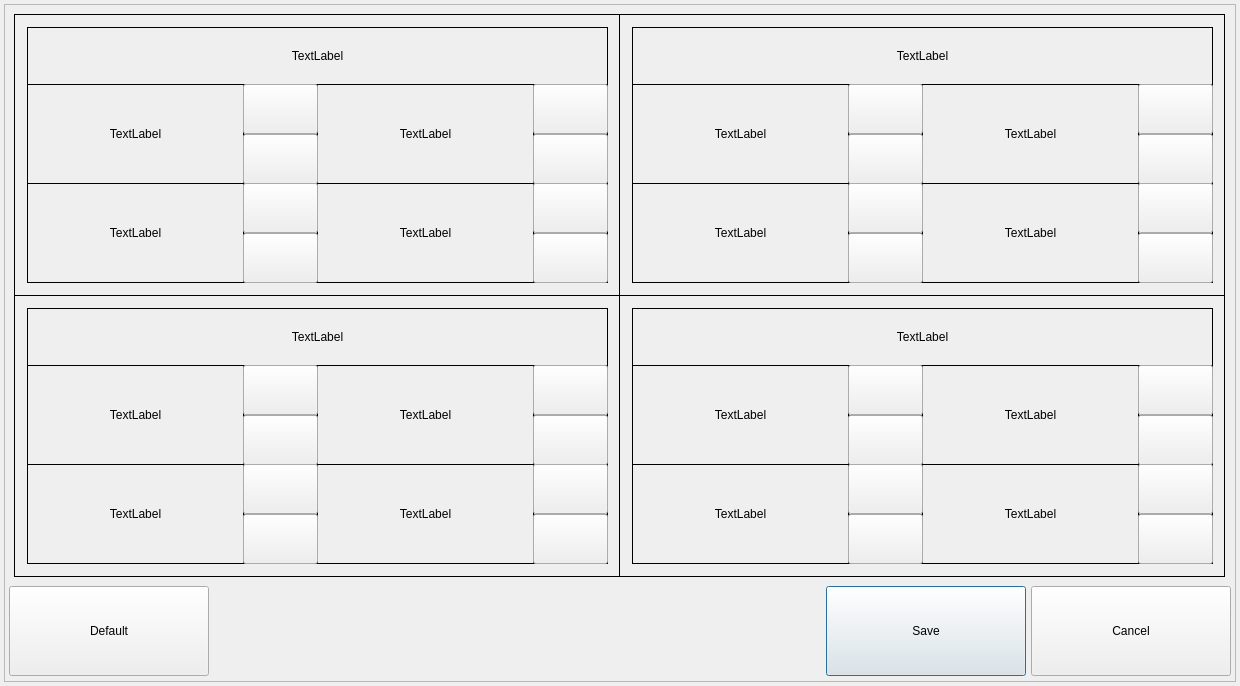
<?xml version="1.0" encoding="UTF-8"?>
<ui version="4.0">
 <class>TriggerInputDialog</class>
 <widget class="QDialog" name="TriggerInputDialog">
  <property name="geometry">
   <rect>
    <x>0</x>
    <y>0</y>
    <width>1240</width>
    <height>686</height>
   </rect>
  </property>
  <property name="windowTitle">
   <string>TRIGGER INPUT PROPERTY</string>
  </property>
  <widget class="QFrame" name="frame">
   <property name="geometry">
    <rect>
     <x>4</x>
     <y>4</y>
     <width>1232</width>
     <height>678</height>
    </rect>
   </property>
   <property name="maximumSize">
    <size>
     <width>16777215</width>
     <height>16777215</height>
    </size>
   </property>
   <property name="frameShape">
    <enum>QFrame::StyledPanel</enum>
   </property>
   <property name="frameShadow">
    <enum>QFrame::Raised</enum>
   </property>
   <widget class="QPushButton" name="buttonSave">
    <property name="geometry">
     <rect>
      <x>822</x>
      <y>582</y>
      <width>200</width>
      <height>90</height>
     </rect>
    </property>
    <property name="text">
     <string>Save</string>
    </property>
   </widget>
   <widget class="QPushButton" name="buttonClose">
    <property name="geometry">
     <rect>
      <x>1027</x>
      <y>582</y>
      <width>200</width>
      <height>90</height>
     </rect>
    </property>
    <property name="text">
     <string>Cancel</string>
    </property>
   </widget>
   <widget class="QPushButton" name="buttonDefault">
    <property name="geometry">
     <rect>
      <x>5</x>
      <y>582</y>
      <width>200</width>
      <height>90</height>
     </rect>
    </property>
    <property name="text">
     <string>Default</string>
    </property>
   </widget>
   <widget class="QLabel" name="label1">
    <property name="geometry">
     <rect>
      <x>10</x>
      <y>10</y>
      <width>606</width>
      <height>282</height>
     </rect>
    </property>
    <property name="frameShape">
     <enum>QFrame::Box</enum>
    </property>
    <property name="text">
     <string/>
    </property>
   </widget>
   <widget class="QLabel" name="labelTrigger1">
    <property name="geometry">
     <rect>
      <x>23</x>
      <y>23</y>
      <width>581</width>
      <height>58</height>
     </rect>
    </property>
    <property name="frameShape">
     <enum>QFrame::Box</enum>
    </property>
    <property name="text">
     <string>TextLabel</string>
    </property>
    <property name="alignment">
     <set>Qt::AlignCenter</set>
    </property>
   </widget>
   <widget class="QLabel" name="label2">
    <property name="geometry">
     <rect>
      <x>615</x>
      <y>10</y>
      <width>606</width>
      <height>282</height>
     </rect>
    </property>
    <property name="frameShape">
     <enum>QFrame::Box</enum>
    </property>
    <property name="text">
     <string/>
    </property>
   </widget>
   <widget class="QLabel" name="label3">
    <property name="geometry">
     <rect>
      <x>10</x>
      <y>291</y>
      <width>606</width>
      <height>282</height>
     </rect>
    </property>
    <property name="frameShape">
     <enum>QFrame::Box</enum>
    </property>
    <property name="text">
     <string/>
    </property>
   </widget>
   <widget class="QLabel" name="label4">
    <property name="geometry">
     <rect>
      <x>615</x>
      <y>291</y>
      <width>606</width>
      <height>282</height>
     </rect>
    </property>
    <property name="frameShape">
     <enum>QFrame::Box</enum>
    </property>
    <property name="text">
     <string/>
    </property>
   </widget>
   <widget class="QLabel" name="labelSource1">
    <property name="geometry">
     <rect>
      <x>23</x>
      <y>80</y>
      <width>217</width>
      <height>100</height>
     </rect>
    </property>
    <property name="frameShape">
     <enum>QFrame::Box</enum>
    </property>
    <property name="text">
     <string>TextLabel</string>
    </property>
    <property name="alignment">
     <set>Qt::AlignCenter</set>
    </property>
   </widget>
   <widget class="QLabel" name="label1_1">
    <property name="geometry">
     <rect>
      <x>239</x>
      <y>80</y>
      <width>75</width>
      <height>51</height>
     </rect>
    </property>
    <property name="frameShape">
     <enum>QFrame::Box</enum>
    </property>
    <property name="text">
     <string/>
    </property>
   </widget>
   <widget class="QLabel" name="label1_2">
    <property name="geometry">
     <rect>
      <x>239</x>
      <y>130</y>
      <width>75</width>
      <height>50</height>
     </rect>
    </property>
    <property name="frameShape">
     <enum>QFrame::Box</enum>
    </property>
    <property name="text">
     <string/>
    </property>
   </widget>
   <widget class="QLabel" name="labelPriority1">
    <property name="geometry">
     <rect>
      <x>23</x>
      <y>179</y>
      <width>217</width>
      <height>100</height>
     </rect>
    </property>
    <property name="frameShape">
     <enum>QFrame::Box</enum>
    </property>
    <property name="text">
     <string>TextLabel</string>
    </property>
    <property name="alignment">
     <set>Qt::AlignCenter</set>
    </property>
   </widget>
   <widget class="QLabel" name="label1_3">
    <property name="geometry">
     <rect>
      <x>239</x>
      <y>179</y>
      <width>75</width>
      <height>51</height>
     </rect>
    </property>
    <property name="frameShape">
     <enum>QFrame::Box</enum>
    </property>
    <property name="text">
     <string/>
    </property>
   </widget>
   <widget class="QLabel" name="label1_4">
    <property name="geometry">
     <rect>
      <x>239</x>
      <y>229</y>
      <width>75</width>
      <height>50</height>
     </rect>
    </property>
    <property name="frameShape">
     <enum>QFrame::Box</enum>
    </property>
    <property name="text">
     <string/>
    </property>
   </widget>
   <widget class="QLabel" name="labelDelay1">
    <property name="geometry">
     <rect>
      <x>313</x>
      <y>80</y>
      <width>217</width>
      <height>100</height>
     </rect>
    </property>
    <property name="frameShape">
     <enum>QFrame::Box</enum>
    </property>
    <property name="text">
     <string>TextLabel</string>
    </property>
    <property name="alignment">
     <set>Qt::AlignCenter</set>
    </property>
   </widget>
   <widget class="QLabel" name="label1_5">
    <property name="geometry">
     <rect>
      <x>529</x>
      <y>80</y>
      <width>75</width>
      <height>51</height>
     </rect>
    </property>
    <property name="frameShape">
     <enum>QFrame::Box</enum>
    </property>
    <property name="text">
     <string/>
    </property>
   </widget>
   <widget class="QLabel" name="label1_6">
    <property name="geometry">
     <rect>
      <x>529</x>
      <y>130</y>
      <width>75</width>
      <height>50</height>
     </rect>
    </property>
    <property name="frameShape">
     <enum>QFrame::Box</enum>
    </property>
    <property name="text">
     <string/>
    </property>
   </widget>
   <widget class="QLabel" name="label1_7">
    <property name="geometry">
     <rect>
      <x>529</x>
      <y>179</y>
      <width>75</width>
      <height>51</height>
     </rect>
    </property>
    <property name="frameShape">
     <enum>QFrame::Box</enum>
    </property>
    <property name="text">
     <string/>
    </property>
   </widget>
   <widget class="QLabel" name="label1_8">
    <property name="geometry">
     <rect>
      <x>529</x>
      <y>229</y>
      <width>75</width>
      <height>50</height>
     </rect>
    </property>
    <property name="frameShape">
     <enum>QFrame::Box</enum>
    </property>
    <property name="text">
     <string/>
    </property>
   </widget>
   <widget class="QLabel" name="labelAudio1">
    <property name="geometry">
     <rect>
      <x>313</x>
      <y>179</y>
      <width>217</width>
      <height>100</height>
     </rect>
    </property>
    <property name="frameShape">
     <enum>QFrame::Box</enum>
    </property>
    <property name="text">
     <string>TextLabel</string>
    </property>
    <property name="alignment">
     <set>Qt::AlignCenter</set>
    </property>
   </widget>
   <widget class="QPushButton" name="buttonSource1Up">
    <property name="geometry">
     <rect>
      <x>239</x>
      <y>80</y>
      <width>75</width>
      <height>50</height>
     </rect>
    </property>
    <property name="text">
     <string/>
    </property>
   </widget>
   <widget class="QPushButton" name="buttonSource1Down">
    <property name="geometry">
     <rect>
      <x>239</x>
      <y>130</y>
      <width>75</width>
      <height>50</height>
     </rect>
    </property>
    <property name="text">
     <string/>
    </property>
   </widget>
   <widget class="QPushButton" name="buttonPriority1Up">
    <property name="geometry">
     <rect>
      <x>239</x>
      <y>179</y>
      <width>75</width>
      <height>50</height>
     </rect>
    </property>
    <property name="text">
     <string/>
    </property>
   </widget>
   <widget class="QPushButton" name="buttonPriority1Down">
    <property name="geometry">
     <rect>
      <x>239</x>
      <y>229</y>
      <width>75</width>
      <height>50</height>
     </rect>
    </property>
    <property name="text">
     <string/>
    </property>
   </widget>
   <widget class="QPushButton" name="buttonDelay1Up">
    <property name="geometry">
     <rect>
      <x>529</x>
      <y>80</y>
      <width>75</width>
      <height>50</height>
     </rect>
    </property>
    <property name="text">
     <string/>
    </property>
   </widget>
   <widget class="QPushButton" name="buttonDelay1Down">
    <property name="geometry">
     <rect>
      <x>529</x>
      <y>130</y>
      <width>75</width>
      <height>50</height>
     </rect>
    </property>
    <property name="text">
     <string/>
    </property>
   </widget>
   <widget class="QPushButton" name="buttonAudio1Up">
    <property name="geometry">
     <rect>
      <x>529</x>
      <y>179</y>
      <width>75</width>
      <height>50</height>
     </rect>
    </property>
    <property name="text">
     <string/>
    </property>
   </widget>
   <widget class="QPushButton" name="buttonAudio1Down">
    <property name="geometry">
     <rect>
      <x>529</x>
      <y>229</y>
      <width>75</width>
      <height>50</height>
     </rect>
    </property>
    <property name="text">
     <string/>
    </property>
   </widget>
   <widget class="QLabel" name="labelTrigger2">
    <property name="geometry">
     <rect>
      <x>628</x>
      <y>23</y>
      <width>581</width>
      <height>58</height>
     </rect>
    </property>
    <property name="frameShape">
     <enum>QFrame::Box</enum>
    </property>
    <property name="text">
     <string>TextLabel</string>
    </property>
    <property name="alignment">
     <set>Qt::AlignCenter</set>
    </property>
   </widget>
   <widget class="QLabel" name="labelSource2">
    <property name="geometry">
     <rect>
      <x>628</x>
      <y>80</y>
      <width>217</width>
      <height>100</height>
     </rect>
    </property>
    <property name="frameShape">
     <enum>QFrame::Box</enum>
    </property>
    <property name="text">
     <string>TextLabel</string>
    </property>
    <property name="alignment">
     <set>Qt::AlignCenter</set>
    </property>
   </widget>
   <widget class="QLabel" name="label2_1">
    <property name="geometry">
     <rect>
      <x>844</x>
      <y>80</y>
      <width>75</width>
      <height>51</height>
     </rect>
    </property>
    <property name="frameShape">
     <enum>QFrame::Box</enum>
    </property>
    <property name="text">
     <string/>
    </property>
   </widget>
   <widget class="QLabel" name="label2_2">
    <property name="geometry">
     <rect>
      <x>844</x>
      <y>130</y>
      <width>75</width>
      <height>50</height>
     </rect>
    </property>
    <property name="frameShape">
     <enum>QFrame::Box</enum>
    </property>
    <property name="text">
     <string/>
    </property>
   </widget>
   <widget class="QLabel" name="labelDelay2">
    <property name="geometry">
     <rect>
      <x>918</x>
      <y>80</y>
      <width>217</width>
      <height>100</height>
     </rect>
    </property>
    <property name="frameShape">
     <enum>QFrame::Box</enum>
    </property>
    <property name="text">
     <string>TextLabel</string>
    </property>
    <property name="alignment">
     <set>Qt::AlignCenter</set>
    </property>
   </widget>
   <widget class="QLabel" name="labelPriority2">
    <property name="geometry">
     <rect>
      <x>628</x>
      <y>179</y>
      <width>217</width>
      <height>100</height>
     </rect>
    </property>
    <property name="frameShape">
     <enum>QFrame::Box</enum>
    </property>
    <property name="text">
     <string>TextLabel</string>
    </property>
    <property name="alignment">
     <set>Qt::AlignCenter</set>
    </property>
   </widget>
   <widget class="QLabel" name="label2_3">
    <property name="geometry">
     <rect>
      <x>844</x>
      <y>179</y>
      <width>75</width>
      <height>51</height>
     </rect>
    </property>
    <property name="frameShape">
     <enum>QFrame::Box</enum>
    </property>
    <property name="text">
     <string/>
    </property>
   </widget>
   <widget class="QLabel" name="label2_4">
    <property name="geometry">
     <rect>
      <x>844</x>
      <y>229</y>
      <width>75</width>
      <height>50</height>
     </rect>
    </property>
    <property name="frameShape">
     <enum>QFrame::Box</enum>
    </property>
    <property name="text">
     <string/>
    </property>
   </widget>
   <widget class="QLabel" name="labelAudio2">
    <property name="geometry">
     <rect>
      <x>918</x>
      <y>179</y>
      <width>217</width>
      <height>100</height>
     </rect>
    </property>
    <property name="frameShape">
     <enum>QFrame::Box</enum>
    </property>
    <property name="text">
     <string>TextLabel</string>
    </property>
    <property name="alignment">
     <set>Qt::AlignCenter</set>
    </property>
   </widget>
   <widget class="QLabel" name="label2_5">
    <property name="geometry">
     <rect>
      <x>1134</x>
      <y>80</y>
      <width>75</width>
      <height>51</height>
     </rect>
    </property>
    <property name="frameShape">
     <enum>QFrame::Box</enum>
    </property>
    <property name="text">
     <string/>
    </property>
   </widget>
   <widget class="QLabel" name="label2_6">
    <property name="geometry">
     <rect>
      <x>1134</x>
      <y>130</y>
      <width>75</width>
      <height>50</height>
     </rect>
    </property>
    <property name="frameShape">
     <enum>QFrame::Box</enum>
    </property>
    <property name="text">
     <string/>
    </property>
   </widget>
   <widget class="QLabel" name="label2_7">
    <property name="geometry">
     <rect>
      <x>1134</x>
      <y>179</y>
      <width>75</width>
      <height>51</height>
     </rect>
    </property>
    <property name="frameShape">
     <enum>QFrame::Box</enum>
    </property>
    <property name="text">
     <string/>
    </property>
   </widget>
   <widget class="QLabel" name="label2_8">
    <property name="geometry">
     <rect>
      <x>1134</x>
      <y>229</y>
      <width>75</width>
      <height>50</height>
     </rect>
    </property>
    <property name="frameShape">
     <enum>QFrame::Box</enum>
    </property>
    <property name="text">
     <string/>
    </property>
   </widget>
   <widget class="QLabel" name="labelTrigger3">
    <property name="geometry">
     <rect>
      <x>23</x>
      <y>304</y>
      <width>581</width>
      <height>58</height>
     </rect>
    </property>
    <property name="frameShape">
     <enum>QFrame::Box</enum>
    </property>
    <property name="text">
     <string>TextLabel</string>
    </property>
    <property name="alignment">
     <set>Qt::AlignCenter</set>
    </property>
   </widget>
   <widget class="QLabel" name="labelSource3">
    <property name="geometry">
     <rect>
      <x>23</x>
      <y>361</y>
      <width>217</width>
      <height>100</height>
     </rect>
    </property>
    <property name="frameShape">
     <enum>QFrame::Box</enum>
    </property>
    <property name="text">
     <string>TextLabel</string>
    </property>
    <property name="alignment">
     <set>Qt::AlignCenter</set>
    </property>
   </widget>
   <widget class="QLabel" name="label3_1">
    <property name="geometry">
     <rect>
      <x>239</x>
      <y>361</y>
      <width>75</width>
      <height>51</height>
     </rect>
    </property>
    <property name="frameShape">
     <enum>QFrame::Box</enum>
    </property>
    <property name="text">
     <string/>
    </property>
   </widget>
   <widget class="QLabel" name="label3_2">
    <property name="geometry">
     <rect>
      <x>239</x>
      <y>411</y>
      <width>75</width>
      <height>50</height>
     </rect>
    </property>
    <property name="frameShape">
     <enum>QFrame::Box</enum>
    </property>
    <property name="text">
     <string/>
    </property>
   </widget>
   <widget class="QLabel" name="labelDelay3">
    <property name="geometry">
     <rect>
      <x>313</x>
      <y>361</y>
      <width>217</width>
      <height>100</height>
     </rect>
    </property>
    <property name="frameShape">
     <enum>QFrame::Box</enum>
    </property>
    <property name="text">
     <string>TextLabel</string>
    </property>
    <property name="alignment">
     <set>Qt::AlignCenter</set>
    </property>
   </widget>
   <widget class="QLabel" name="labelPriority3">
    <property name="geometry">
     <rect>
      <x>23</x>
      <y>460</y>
      <width>217</width>
      <height>100</height>
     </rect>
    </property>
    <property name="frameShape">
     <enum>QFrame::Box</enum>
    </property>
    <property name="text">
     <string>TextLabel</string>
    </property>
    <property name="alignment">
     <set>Qt::AlignCenter</set>
    </property>
   </widget>
   <widget class="QLabel" name="labelAudio3">
    <property name="geometry">
     <rect>
      <x>313</x>
      <y>460</y>
      <width>217</width>
      <height>100</height>
     </rect>
    </property>
    <property name="frameShape">
     <enum>QFrame::Box</enum>
    </property>
    <property name="text">
     <string>TextLabel</string>
    </property>
    <property name="alignment">
     <set>Qt::AlignCenter</set>
    </property>
   </widget>
   <widget class="QLabel" name="label3_3">
    <property name="geometry">
     <rect>
      <x>239</x>
      <y>460</y>
      <width>75</width>
      <height>51</height>
     </rect>
    </property>
    <property name="frameShape">
     <enum>QFrame::Box</enum>
    </property>
    <property name="text">
     <string/>
    </property>
   </widget>
   <widget class="QLabel" name="label3_4">
    <property name="geometry">
     <rect>
      <x>239</x>
      <y>510</y>
      <width>75</width>
      <height>50</height>
     </rect>
    </property>
    <property name="frameShape">
     <enum>QFrame::Box</enum>
    </property>
    <property name="text">
     <string/>
    </property>
   </widget>
   <widget class="QLabel" name="label3_5">
    <property name="geometry">
     <rect>
      <x>529</x>
      <y>361</y>
      <width>75</width>
      <height>51</height>
     </rect>
    </property>
    <property name="frameShape">
     <enum>QFrame::Box</enum>
    </property>
    <property name="text">
     <string/>
    </property>
   </widget>
   <widget class="QLabel" name="label3_6">
    <property name="geometry">
     <rect>
      <x>529</x>
      <y>411</y>
      <width>75</width>
      <height>50</height>
     </rect>
    </property>
    <property name="frameShape">
     <enum>QFrame::Box</enum>
    </property>
    <property name="text">
     <string/>
    </property>
   </widget>
   <widget class="QLabel" name="label3_7">
    <property name="geometry">
     <rect>
      <x>529</x>
      <y>460</y>
      <width>75</width>
      <height>51</height>
     </rect>
    </property>
    <property name="frameShape">
     <enum>QFrame::Box</enum>
    </property>
    <property name="text">
     <string/>
    </property>
   </widget>
   <widget class="QLabel" name="label3_8">
    <property name="geometry">
     <rect>
      <x>529</x>
      <y>510</y>
      <width>75</width>
      <height>50</height>
     </rect>
    </property>
    <property name="frameShape">
     <enum>QFrame::Box</enum>
    </property>
    <property name="text">
     <string/>
    </property>
   </widget>
   <widget class="QLabel" name="labelTrigger4">
    <property name="geometry">
     <rect>
      <x>628</x>
      <y>304</y>
      <width>581</width>
      <height>58</height>
     </rect>
    </property>
    <property name="frameShape">
     <enum>QFrame::Box</enum>
    </property>
    <property name="text">
     <string>TextLabel</string>
    </property>
    <property name="alignment">
     <set>Qt::AlignCenter</set>
    </property>
   </widget>
   <widget class="QLabel" name="labelSource4">
    <property name="geometry">
     <rect>
      <x>628</x>
      <y>361</y>
      <width>217</width>
      <height>100</height>
     </rect>
    </property>
    <property name="frameShape">
     <enum>QFrame::Box</enum>
    </property>
    <property name="text">
     <string>TextLabel</string>
    </property>
    <property name="alignment">
     <set>Qt::AlignCenter</set>
    </property>
   </widget>
   <widget class="QLabel" name="labelDelay4">
    <property name="geometry">
     <rect>
      <x>918</x>
      <y>361</y>
      <width>217</width>
      <height>100</height>
     </rect>
    </property>
    <property name="frameShape">
     <enum>QFrame::Box</enum>
    </property>
    <property name="text">
     <string>TextLabel</string>
    </property>
    <property name="alignment">
     <set>Qt::AlignCenter</set>
    </property>
   </widget>
   <widget class="QLabel" name="labelPriority4">
    <property name="geometry">
     <rect>
      <x>628</x>
      <y>460</y>
      <width>217</width>
      <height>100</height>
     </rect>
    </property>
    <property name="frameShape">
     <enum>QFrame::Box</enum>
    </property>
    <property name="text">
     <string>TextLabel</string>
    </property>
    <property name="alignment">
     <set>Qt::AlignCenter</set>
    </property>
   </widget>
   <widget class="QLabel" name="labelAudio4">
    <property name="geometry">
     <rect>
      <x>918</x>
      <y>460</y>
      <width>217</width>
      <height>100</height>
     </rect>
    </property>
    <property name="frameShape">
     <enum>QFrame::Box</enum>
    </property>
    <property name="text">
     <string>TextLabel</string>
    </property>
    <property name="alignment">
     <set>Qt::AlignCenter</set>
    </property>
   </widget>
   <widget class="QLabel" name="label4_1">
    <property name="geometry">
     <rect>
      <x>844</x>
      <y>361</y>
      <width>75</width>
      <height>51</height>
     </rect>
    </property>
    <property name="frameShape">
     <enum>QFrame::Box</enum>
    </property>
    <property name="text">
     <string/>
    </property>
   </widget>
   <widget class="QLabel" name="label4_2">
    <property name="geometry">
     <rect>
      <x>844</x>
      <y>411</y>
      <width>75</width>
      <height>50</height>
     </rect>
    </property>
    <property name="frameShape">
     <enum>QFrame::Box</enum>
    </property>
    <property name="text">
     <string/>
    </property>
   </widget>
   <widget class="QLabel" name="label4_3">
    <property name="geometry">
     <rect>
      <x>844</x>
      <y>460</y>
      <width>75</width>
      <height>51</height>
     </rect>
    </property>
    <property name="frameShape">
     <enum>QFrame::Box</enum>
    </property>
    <property name="text">
     <string/>
    </property>
   </widget>
   <widget class="QLabel" name="label4_4">
    <property name="geometry">
     <rect>
      <x>844</x>
      <y>510</y>
      <width>75</width>
      <height>50</height>
     </rect>
    </property>
    <property name="frameShape">
     <enum>QFrame::Box</enum>
    </property>
    <property name="text">
     <string/>
    </property>
   </widget>
   <widget class="QLabel" name="label4_5">
    <property name="geometry">
     <rect>
      <x>1134</x>
      <y>361</y>
      <width>75</width>
      <height>51</height>
     </rect>
    </property>
    <property name="frameShape">
     <enum>QFrame::Box</enum>
    </property>
    <property name="text">
     <string/>
    </property>
   </widget>
   <widget class="QLabel" name="label4_6">
    <property name="geometry">
     <rect>
      <x>1134</x>
      <y>411</y>
      <width>75</width>
      <height>50</height>
     </rect>
    </property>
    <property name="frameShape">
     <enum>QFrame::Box</enum>
    </property>
    <property name="text">
     <string/>
    </property>
   </widget>
   <widget class="QLabel" name="label4_7">
    <property name="geometry">
     <rect>
      <x>1134</x>
      <y>460</y>
      <width>75</width>
      <height>51</height>
     </rect>
    </property>
    <property name="frameShape">
     <enum>QFrame::Box</enum>
    </property>
    <property name="text">
     <string/>
    </property>
   </widget>
   <widget class="QLabel" name="label4_8">
    <property name="geometry">
     <rect>
      <x>1134</x>
      <y>510</y>
      <width>75</width>
      <height>50</height>
     </rect>
    </property>
    <property name="frameShape">
     <enum>QFrame::Box</enum>
    </property>
    <property name="text">
     <string/>
    </property>
   </widget>
   <widget class="QPushButton" name="buttonSource2Up">
    <property name="geometry">
     <rect>
      <x>844</x>
      <y>80</y>
      <width>75</width>
      <height>50</height>
     </rect>
    </property>
    <property name="text">
     <string/>
    </property>
   </widget>
   <widget class="QPushButton" name="buttonSource2Down">
    <property name="geometry">
     <rect>
      <x>844</x>
      <y>130</y>
      <width>75</width>
      <height>50</height>
     </rect>
    </property>
    <property name="text">
     <string/>
    </property>
   </widget>
   <widget class="QPushButton" name="buttonPriority2Up">
    <property name="geometry">
     <rect>
      <x>844</x>
      <y>179</y>
      <width>75</width>
      <height>50</height>
     </rect>
    </property>
    <property name="text">
     <string/>
    </property>
   </widget>
   <widget class="QPushButton" name="buttonPriority2Down">
    <property name="geometry">
     <rect>
      <x>844</x>
      <y>229</y>
      <width>75</width>
      <height>50</height>
     </rect>
    </property>
    <property name="text">
     <string/>
    </property>
   </widget>
   <widget class="QPushButton" name="buttonDelay2Up">
    <property name="geometry">
     <rect>
      <x>1134</x>
      <y>80</y>
      <width>75</width>
      <height>50</height>
     </rect>
    </property>
    <property name="text">
     <string/>
    </property>
   </widget>
   <widget class="QPushButton" name="buttonDelay2Down">
    <property name="geometry">
     <rect>
      <x>1134</x>
      <y>130</y>
      <width>75</width>
      <height>50</height>
     </rect>
    </property>
    <property name="text">
     <string/>
    </property>
   </widget>
   <widget class="QPushButton" name="buttonAudio2Up">
    <property name="geometry">
     <rect>
      <x>1134</x>
      <y>179</y>
      <width>75</width>
      <height>50</height>
     </rect>
    </property>
    <property name="text">
     <string/>
    </property>
   </widget>
   <widget class="QPushButton" name="buttonAudio2Down">
    <property name="geometry">
     <rect>
      <x>1134</x>
      <y>229</y>
      <width>75</width>
      <height>50</height>
     </rect>
    </property>
    <property name="text">
     <string/>
    </property>
   </widget>
   <widget class="QPushButton" name="buttonSource3Up">
    <property name="geometry">
     <rect>
      <x>239</x>
      <y>361</y>
      <width>75</width>
      <height>50</height>
     </rect>
    </property>
    <property name="text">
     <string/>
    </property>
   </widget>
   <widget class="QPushButton" name="buttonSource3Down">
    <property name="geometry">
     <rect>
      <x>239</x>
      <y>411</y>
      <width>75</width>
      <height>50</height>
     </rect>
    </property>
    <property name="text">
     <string/>
    </property>
   </widget>
   <widget class="QPushButton" name="buttonPriority3Up">
    <property name="geometry">
     <rect>
      <x>239</x>
      <y>460</y>
      <width>75</width>
      <height>50</height>
     </rect>
    </property>
    <property name="text">
     <string/>
    </property>
   </widget>
   <widget class="QPushButton" name="buttonPriority3Down">
    <property name="geometry">
     <rect>
      <x>239</x>
      <y>510</y>
      <width>75</width>
      <height>50</height>
     </rect>
    </property>
    <property name="text">
     <string/>
    </property>
   </widget>
   <widget class="QPushButton" name="buttonDelay3Up">
    <property name="geometry">
     <rect>
      <x>529</x>
      <y>361</y>
      <width>75</width>
      <height>50</height>
     </rect>
    </property>
    <property name="text">
     <string/>
    </property>
   </widget>
   <widget class="QPushButton" name="buttonDelay3Down">
    <property name="geometry">
     <rect>
      <x>529</x>
      <y>411</y>
      <width>75</width>
      <height>50</height>
     </rect>
    </property>
    <property name="text">
     <string/>
    </property>
   </widget>
   <widget class="QPushButton" name="buttonAudio3Up">
    <property name="geometry">
     <rect>
      <x>529</x>
      <y>460</y>
      <width>75</width>
      <height>50</height>
     </rect>
    </property>
    <property name="text">
     <string/>
    </property>
   </widget>
   <widget class="QPushButton" name="buttonAudio3Down">
    <property name="geometry">
     <rect>
      <x>529</x>
      <y>510</y>
      <width>75</width>
      <height>50</height>
     </rect>
    </property>
    <property name="text">
     <string/>
    </property>
   </widget>
   <widget class="QPushButton" name="buttonSource4Up">
    <property name="geometry">
     <rect>
      <x>844</x>
      <y>361</y>
      <width>75</width>
      <height>50</height>
     </rect>
    </property>
    <property name="text">
     <string/>
    </property>
   </widget>
   <widget class="QPushButton" name="buttonSource4Down">
    <property name="geometry">
     <rect>
      <x>844</x>
      <y>411</y>
      <width>75</width>
      <height>50</height>
     </rect>
    </property>
    <property name="text">
     <string/>
    </property>
   </widget>
   <widget class="QPushButton" name="buttonPriority4Up">
    <property name="geometry">
     <rect>
      <x>844</x>
      <y>460</y>
      <width>75</width>
      <height>50</height>
     </rect>
    </property>
    <property name="text">
     <string/>
    </property>
   </widget>
   <widget class="QPushButton" name="buttonPriority4Down">
    <property name="geometry">
     <rect>
      <x>844</x>
      <y>510</y>
      <width>75</width>
      <height>50</height>
     </rect>
    </property>
    <property name="text">
     <string/>
    </property>
   </widget>
   <widget class="QPushButton" name="buttonDelay4Up">
    <property name="geometry">
     <rect>
      <x>1134</x>
      <y>361</y>
      <width>75</width>
      <height>50</height>
     </rect>
    </property>
    <property name="text">
     <string/>
    </property>
   </widget>
   <widget class="QPushButton" name="buttonDelay4Down">
    <property name="geometry">
     <rect>
      <x>1134</x>
      <y>411</y>
      <width>75</width>
      <height>50</height>
     </rect>
    </property>
    <property name="text">
     <string/>
    </property>
   </widget>
   <widget class="QPushButton" name="buttonAudio4Up">
    <property name="geometry">
     <rect>
      <x>1134</x>
      <y>460</y>
      <width>75</width>
      <height>50</height>
     </rect>
    </property>
    <property name="text">
     <string/>
    </property>
   </widget>
   <widget class="QPushButton" name="buttonAudio4Down">
    <property name="geometry">
     <rect>
      <x>1134</x>
      <y>510</y>
      <width>75</width>
      <height>50</height>
     </rect>
    </property>
    <property name="text">
     <string/>
    </property>
   </widget>
   <zorder>label1</zorder>
   <zorder>buttonSave</zorder>
   <zorder>buttonClose</zorder>
   <zorder>buttonDefault</zorder>
   <zorder>labelTrigger1</zorder>
   <zorder>label2</zorder>
   <zorder>label3</zorder>
   <zorder>label4</zorder>
   <zorder>labelSource1</zorder>
   <zorder>label1_1</zorder>
   <zorder>label1_2</zorder>
   <zorder>labelPriority1</zorder>
   <zorder>label1_3</zorder>
   <zorder>label1_4</zorder>
   <zorder>labelDelay1</zorder>
   <zorder>label1_5</zorder>
   <zorder>label1_6</zorder>
   <zorder>label1_7</zorder>
   <zorder>label1_8</zorder>
   <zorder>labelAudio1</zorder>
   <zorder>buttonSource1Up</zorder>
   <zorder>buttonSource1Down</zorder>
   <zorder>buttonPriority1Up</zorder>
   <zorder>buttonPriority1Down</zorder>
   <zorder>buttonDelay1Up</zorder>
   <zorder>buttonDelay1Down</zorder>
   <zorder>buttonAudio1Up</zorder>
   <zorder>buttonAudio1Down</zorder>
   <zorder>labelTrigger2</zorder>
   <zorder>labelSource2</zorder>
   <zorder>label2_1</zorder>
   <zorder>label2_2</zorder>
   <zorder>labelDelay2</zorder>
   <zorder>labelPriority2</zorder>
   <zorder>label2_3</zorder>
   <zorder>label2_4</zorder>
   <zorder>labelAudio2</zorder>
   <zorder>label2_5</zorder>
   <zorder>label2_6</zorder>
   <zorder>label2_7</zorder>
   <zorder>label2_8</zorder>
   <zorder>labelTrigger3</zorder>
   <zorder>labelSource3</zorder>
   <zorder>label3_1</zorder>
   <zorder>label3_2</zorder>
   <zorder>labelDelay3</zorder>
   <zorder>labelPriority3</zorder>
   <zorder>labelAudio3</zorder>
   <zorder>label3_3</zorder>
   <zorder>label3_4</zorder>
   <zorder>label3_5</zorder>
   <zorder>label3_6</zorder>
   <zorder>label3_7</zorder>
   <zorder>label3_8</zorder>
   <zorder>labelTrigger4</zorder>
   <zorder>labelSource4</zorder>
   <zorder>labelDelay4</zorder>
   <zorder>labelPriority4</zorder>
   <zorder>labelAudio4</zorder>
   <zorder>label4_1</zorder>
   <zorder>label4_2</zorder>
   <zorder>label4_3</zorder>
   <zorder>label4_4</zorder>
   <zorder>label4_5</zorder>
   <zorder>label4_6</zorder>
   <zorder>label4_7</zorder>
   <zorder>label4_8</zorder>
   <zorder>buttonSource2Up</zorder>
   <zorder>buttonSource2Down</zorder>
   <zorder>buttonPriority2Up</zorder>
   <zorder>buttonPriority2Down</zorder>
   <zorder>buttonDelay2Up</zorder>
   <zorder>buttonDelay2Down</zorder>
   <zorder>buttonAudio2Up</zorder>
   <zorder>buttonAudio2Down</zorder>
   <zorder>buttonSource3Up</zorder>
   <zorder>buttonSource3Down</zorder>
   <zorder>buttonPriority3Up</zorder>
   <zorder>buttonPriority3Down</zorder>
   <zorder>buttonDelay3Up</zorder>
   <zorder>buttonDelay3Down</zorder>
   <zorder>buttonAudio3Up</zorder>
   <zorder>buttonAudio3Down</zorder>
   <zorder>buttonSource4Up</zorder>
   <zorder>buttonSource4Down</zorder>
   <zorder>buttonPriority4Up</zorder>
   <zorder>buttonPriority4Down</zorder>
   <zorder>buttonDelay4Up</zorder>
   <zorder>buttonDelay4Down</zorder>
   <zorder>buttonAudio4Up</zorder>
   <zorder>buttonAudio4Down</zorder>
  </widget>
 </widget>
 <layoutdefault spacing="6" margin="11"/>
 <resources/>
 <connections/>
</ui>
